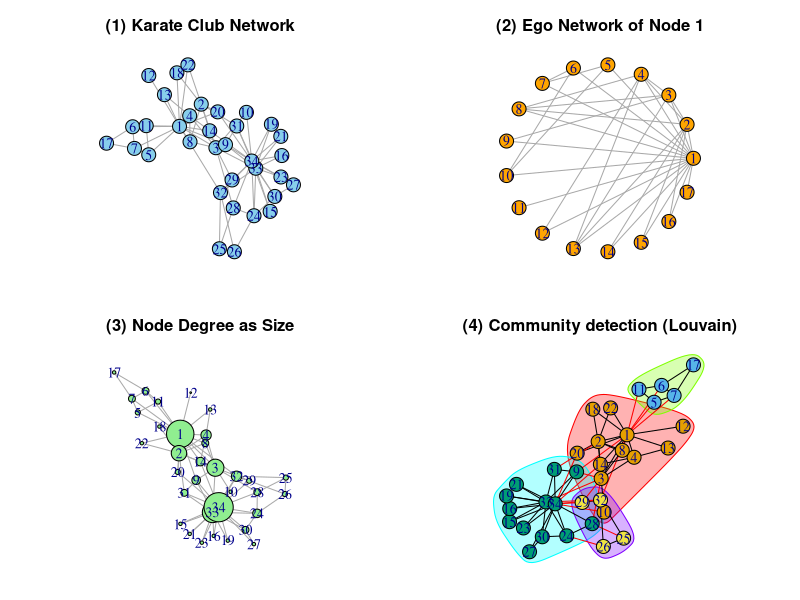

R code for this plot:
# [Notes for next time]
# Dyads and triads
# Undirected and directed
# Appropriate settings for “from” and “to” (Understanding of background)
# Explosion of data volume

library(igraph)           
# Load igraph package for network analysis
# Zachary's Karate Club network

karate <- make_graph("Zachary") 

vertices_df <- data.frame(id = V(karate))
edges_df <- as_data_frame(karate, what = "edges")

print(vertices_df) # Node information (who is there)
print(edges_df)    # Edge information (who is connected to whom)

png("C:\\Users\\hanay\\Downloads\\karate_plot.png", width=1200, height=1600, res=72)
# Split screen into two rows and two columns
par(mfrow = c(2, 2), mar = c(2, 2, 3, 2)) 


# --------------------------------------------
# <1>
# Plot the network using a force-directed layout for better visualization
plot(
  karate,
  layout = layout_with_fr,    # Use Fruchterman-Reingold layout
  vertex.label = V(karate)$name,  # Show vertex names as labels
  vertex.color = "skyblue",   # Set vertex color to sky blue
  edge.arrow.size = 0.5,      # Adjust edge arrow size
  main = "(1) Karate Club Network" # Add title to the plot
)

# Calculate triad census to count the types of triads in the network
# This is an Undirected Graph
triad_census(karate)
# The “directional three-party relationship patterns” commonly used in directed graphs are not distinguished, and the number of triangular structures for undirected graphs is roughly counted.
# Return value: Returns the number of each of the 16 types of three-party relationship patterns as a vector.

# Calculate the global clustering coefficient to measure the overall tendency of triads to close
transitivity(karate, type = "global")
# An indicator that shows how connected the adjacent nodes of a given node are (i.e., how closed the triangle is).
# The higher the value, the more dense the group is, meaning that “friends of friends are also friends.”
#Return value: A value between 0 and 1, with values closer to 1 indicating a network with more triangles.
#For example, 0.2556818 indicates that triangles are formed with a density of approximately 25.5%.


# --------------------------------------------

# <2>
# Extract the ego network (1-step neighborhood) of node 1
ego_net <- make_ego_graph(karate, order = 1, nodes = 1)[[1]]

# Plot the ego network with a circular layout for clarity
plot(
  ego_net,
  layout = layout_in_circle,
  vertex.label = V(ego_net)$name,
  vertex.color = "orange",    # Color vertices orange
  main = "(2) Ego Network of Node 1" # Add title
)

# Calculate triad census on the ego network
triad_census(ego_net)
# Triad aggregation limited to the ego network within one step of Node 1.
# Calculations are performed only on the subnetwork consisting of Node 1 and the nodes directly connected to it.
vcount(ego_net)
# Partial network containing node 1 and 16 people directly connected to node 1
# There are a total of 680 groups when selecting three nodes from among 17 nodes.


# --------------------------------------------

# <3>
# Calculate degree (number of connections) for each vertex in the network
degree(karate)

# Visualize the network with vertex size proportional to degree
plot(
  karate,
  vertex.size = degree(karate) * 2,  # Scale vertex size by degree for visibility
  vertex.color = "lightgreen",        # Set vertex color to light green
  main = "(3) Node Degree as Size"        # Add title
)

# <4>
# Community detection (Louvain)
com <- cluster_louvain(karate)

# Visualize the community structure
plot(
  com,
  karate,
  vertex.label = V(karate),
  main = "(4) Community detection (Louvain)"
)

# --------------------------------------------

dev.off()

